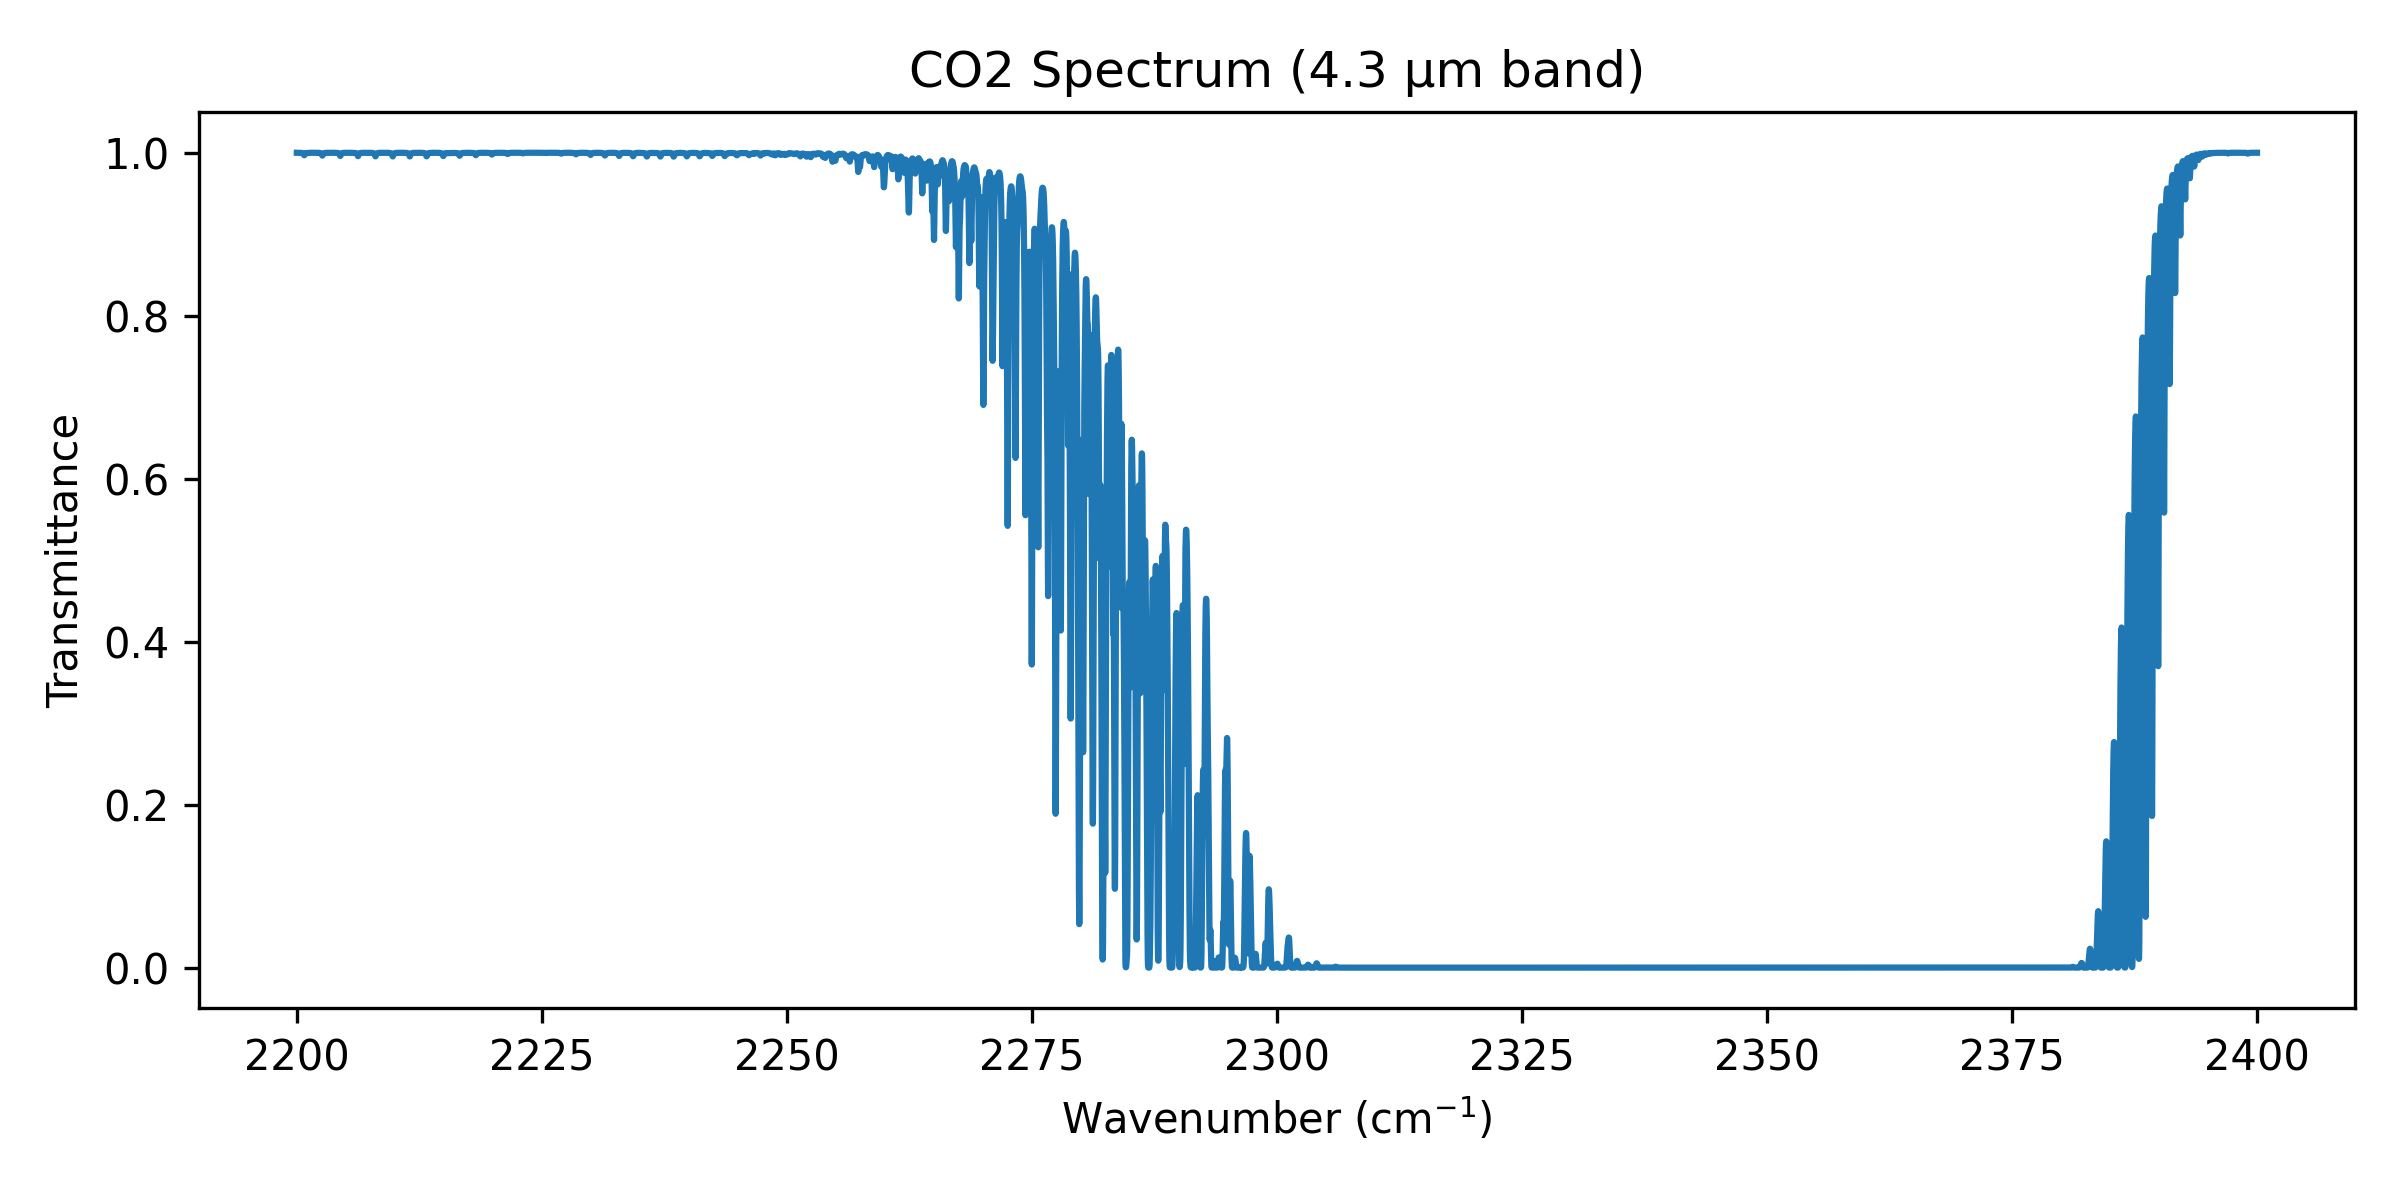

This chart was generated by the following Python code:
import matplotlib
matplotlib.use('Agg')

import numpy as np
import matplotlib.pyplot as plt
from hapi import *

# data
db_begin('CO2_data')

# constant
T = 296.0   # Temperature (K)
p = 1.0     # Pressure (atm)
L = 10.0    # Path length (cm)

# Voigt profile
nu, coef = absorptionCoefficient_Voigt(
    SourceTables='CO2',
    HITRAN_units=False,
    Environment={'T': T, 'p': p},
    WavenumberRange=[2200, 2400],
    WavenumberStep=0.01
)

# Beer-Lambert law process
transmittance = np.exp(-coef * L)

# figure
plt.figure(figsize=(8,4))
plt.plot(nu, transmittance)
plt.xlabel("Wavenumber (cm$^{-1}$)")
plt.ylabel("Transmittance")
plt.title("CO2 Spectrum (4.3 μm band)")
plt.tight_layout()
plt.savefig("co2_ftir.png", dpi=300)

print("we draw this figure")
